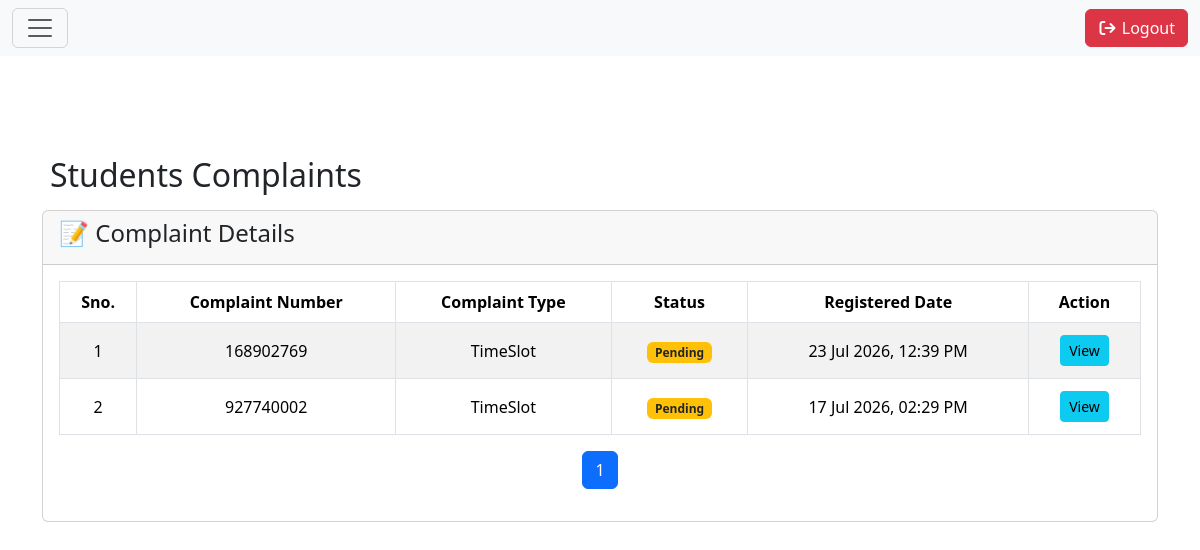
Page /LibraryStudyCenter/Admin/newcomplaint.php (signed in) on the committed database.
### tables this page shows
CREATE TABLE `complaints` (
  `complaint_id` int(11) NOT NULL,
  `complaint_no` int(11) NOT NULL,
  `student_id` int(11) NOT NULL,
  `category` varchar(100) DEFAULT NULL,
  `file` varchar(255) DEFAULT NULL,
  `description` text NOT NULL,
  `status` enum('pending','in_progress','resolved') DEFAULT 'pending',
  `resolve_note` text DEFAULT NULL,
  `created_at` datetime DEFAULT current_timestamp()
);

### LibraryStudyCenter/Admin/newcomplaint.php (the view, shortened to what this page needs)
<?php
require "../database.php";
$limit = 5;
$page = isset($_GET['page']) ? (int)$_GET['page'] : 1;
$offset = ($page - 1) * $limit;
$status="pending";
$totalQuery = "SELECT COUNT(*) as total FROM complaints WHERE status=?";
$stmtTotal = mysqli_prepare($conn, $totalQuery);
mysqli_stmt_bind_param($stmtTotal,"s",$status);
mysqli_stmt_execute($stmtTotal);
$resultTotal = mysqli_stmt_get_result($stmtTotal);
$totalRow = mysqli_fetch_assoc($resultTotal);
$totalRecords = $totalRow['total'];
$totalPages = ceil($totalRecords / $limit);
$limit = (int)$limit;
$offset = (int)$offset;
$sql = "SELECT * FROM complaints
        WHERE status=?
        ORDER BY created_at DESC
        LIMIT $limit OFFSET $offset";
$stmt = mysqli_prepare($conn, $sql);
mysqli_stmt_bind_param($stmt,"s",$status);
mysqli_stmt_execute($stmt);
$result = mysqli_stmt_get_result($stmt);
?>
<div class="row">
    <div class="col-md-12">
        <h2 class="p-2" style="margin-top:100px;">Students Complaints</h2>
        <div class="card bg-secodary-subtle">
            <div class="card-header">
                <h4>📝 Complaint Details</h4>
            </div>
            <div class="card-body p-3">
                <div class="table-responsive">
                    <table class="table table-striped table-seconary table-bordered text-center align-middle">
                        <thead>
                            <tr>
                                <th>Sno.</th>
                                <th>Complaint Number</th>
                                <th>Complaint Type</th>
                                <th>Status</th>
                                <th>Registered Date</th>
                                <th>Action</th>
                            </tr>
                        </thead>
                        <tbody>
                        <?php
                        if (mysqli_num_rows($result) > 0) {
                            $sno = $offset + 1;
                            while ($row = mysqli_fetch_assoc($result)) {
                                $complaint_no = htmlspecialchars($row['complaint_no']);
                                $category = htmlspecialchars($row['category']);
                                $created_at = date("d M Y, h:i A", strtotime($row['created_at']));
                                $status_raw = strtolower($row['status']);
                                $comid=$row['student_id'];
                                if ($status_raw == 'pending') {
                                    $badge = "<span class='badge bg-warning text-dark'>Pending</span>";
                                } elseif ($status_raw == 'resolved') {
                                    $badge = "<span class='badge bg-success'>Resolved</span>";
                                } elseif ($status_raw == 'rejected') {
                                    $badge = "<span class='badge bg-danger'>Rejected</span>";
                                } else {
                                    $badge = "<span class='badge bg-secondary'>" . htmlspecialchars($row['status']) . "</span>";
                                }
                                echo "<tr>";
                                echo "<td>{$sno}</td>";
                                echo "<td>{$complaint_no}</td>";
                                echo "<td>{$category}</td>";
                                echo "<td>{$badge}</td>";
                                echo "<td>{$created_at}</td>";
                                echo "<td>
                                        <div class='d-flex flex-wrap gap-1 justify-content-center'>
                                            <a href='complaint_details.php?id={$comid}&cn={$complaint_no}' class='btn btn-info btn-sm'>View</a>
                                        </div>
                                      </td>";
                                echo "</tr>";
                                $sno++;
                            }
                        } else {
                            echo "<tr>
                                    <td colspan='6' class='text-danger fw-bold'>
                                        No complaints found
                                    </td>
                                  </tr>";
                        }
                        ?>
                        </tbody>
                    </table>
                </div>
                <nav>
                    <ul class="pagination justify-content-center">
                        <?php for ($i = 1; $i <= $totalPages; $i++): ?>
                            <li class="page-item <?= ($i == $page) ? 'active' : '' ?>">
                                <a class="page-link" href="?page=<?= $i ?>"><?= $i ?></a>
                            </li>
                        <?php endfor; ?>
                    </ul>
                </nav>
            </div>
        </div>
    </div>
</div>
<?php require_once "footer.php"; ?>

### LibraryStudyCenter/Admin/style.css (style rules this page uses)
.card { cursor: pointer; }
.table { cursor: pointer; }
.table td { padding:12px; }

### rows in the picture
complaints: complaint_no "168902769", category "TimeSlot", status "Pending", created_at "23 Jul 2026, 12:39 PM"
complaints: complaint_no "927740002", category "TimeSlot", status "Pending", created_at "17 Jul 2026, 02:29 PM"
